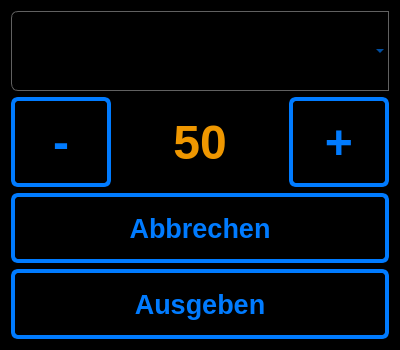
<?xml version="1.0" encoding="UTF-8"?>
<ui version="4.0">
 <class>addingredient</class>
 <widget class="QDialog" name="addingredient">
  <property name="geometry">
   <rect>
    <x>0</x>
    <y>0</y>
    <width>400</width>
    <height>350</height>
   </rect>
  </property>
  <property name="minimumSize">
   <size>
    <width>400</width>
    <height>350</height>
   </size>
  </property>
  <property name="maximumSize">
   <size>
    <width>400</width>
    <height>350</height>
   </size>
  </property>
  <property name="windowTitle">
   <string>Zutatenausgabe auswählen</string>
  </property>
  <property name="styleSheet">
   <string notr="true">QWidget
{
	color: rgb(0, 123, 255);	
	background-color: rgb(0, 0, 0);
}

QPushButton {
	background-color: rgb(0, 0, 0);
	color: (0, 123, 255);
    border-width: 4px;
	border-color: rgb(0, 123, 255);
	border-style: solid;
	border-radius: 7;
	padding: 3px;
	padding-left: 5px;
	padding-right: 5px;
}

QPushButton:pressed
{
	color: rgb(239, 151, 0);	
	border-color: rgb(239, 151, 0);
}

#LAmount{
	color: rgb(239, 151, 0);
}

QComboBox {
	color: rgb(0, 123, 255);	
    border: 1px solid  rgb(97, 97, 97);
    border-top-left-radius: 7px;
    border-bottom-left-radius: 7px;
    padding: 1px 18px 1px 5px;
    min-width: 6em;
}

QComboBox:on { /* shift the text when the popup opens */
    border: 1px solid  rgb(97, 97, 97);
    border-top-left-radius: 7px;
    border-bottom-left-radius: 0px;
	color: rgb(239, 151, 0);
}</string>
  </property>
  <property name="modal">
   <bool>true</bool>
  </property>
  <layout class="QVBoxLayout" name="verticalLayout">
   <item>
    <widget class="QComboBox" name="CBingredient">
     <property name="minimumSize">
      <size>
       <width>103</width>
       <height>29</height>
      </size>
     </property>
     <property name="maximumSize">
      <size>
       <width>500</width>
       <height>80</height>
      </size>
     </property>
     <property name="font">
      <font>
       <pointsize>18</pointsize>
      </font>
     </property>
     <property name="cursor">
      <cursorShape>ArrowCursor</cursorShape>
     </property>
     <property name="maxVisibleItems">
      <number>10</number>
     </property>
    </widget>
   </item>
   <item>
    <layout class="QHBoxLayout" name="horizontalLayout">
     <item>
      <widget class="QPushButton" name="PBminus">
       <property name="minimumSize">
        <size>
         <width>60</width>
         <height>18</height>
        </size>
       </property>
       <property name="maximumSize">
        <size>
         <width>100</width>
         <height>100</height>
        </size>
       </property>
       <property name="font">
        <font>
         <pointsize>36</pointsize>
         <weight>75</weight>
         <bold>true</bold>
        </font>
       </property>
       <property name="text">
        <string>-</string>
       </property>
      </widget>
     </item>
     <item>
      <widget class="QLabel" name="LAmount">
       <property name="minimumSize">
        <size>
         <width>65</width>
         <height>0</height>
        </size>
       </property>
       <property name="maximumSize">
        <size>
         <width>175</width>
         <height>100</height>
        </size>
       </property>
       <property name="font">
        <font>
         <pointsize>36</pointsize>
         <weight>75</weight>
         <bold>true</bold>
        </font>
       </property>
       <property name="lineWidth">
        <number>1</number>
       </property>
       <property name="text">
        <string>50</string>
       </property>
       <property name="alignment">
        <set>Qt::AlignCenter</set>
       </property>
      </widget>
     </item>
     <item>
      <widget class="QPushButton" name="PBplus">
       <property name="minimumSize">
        <size>
         <width>60</width>
         <height>18</height>
        </size>
       </property>
       <property name="maximumSize">
        <size>
         <width>100</width>
         <height>100</height>
        </size>
       </property>
       <property name="font">
        <font>
         <pointsize>36</pointsize>
         <weight>75</weight>
         <bold>true</bold>
        </font>
       </property>
       <property name="text">
        <string>+</string>
       </property>
      </widget>
     </item>
    </layout>
   </item>
   <item>
    <widget class="QPushButton" name="PBAbbrechen">
     <property name="minimumSize">
      <size>
       <width>0</width>
       <height>70</height>
      </size>
     </property>
     <property name="font">
      <font>
       <pointsize>20</pointsize>
       <weight>75</weight>
       <bold>true</bold>
      </font>
     </property>
     <property name="text">
      <string>Abbrechen</string>
     </property>
    </widget>
   </item>
   <item>
    <widget class="QPushButton" name="PBAusgeben">
     <property name="minimumSize">
      <size>
       <width>0</width>
       <height>70</height>
      </size>
     </property>
     <property name="font">
      <font>
       <pointsize>20</pointsize>
       <weight>75</weight>
       <bold>true</bold>
      </font>
     </property>
     <property name="text">
      <string>Ausgeben</string>
     </property>
    </widget>
   </item>
  </layout>
 </widget>
 <resources/>
 <connections/>
</ui>
